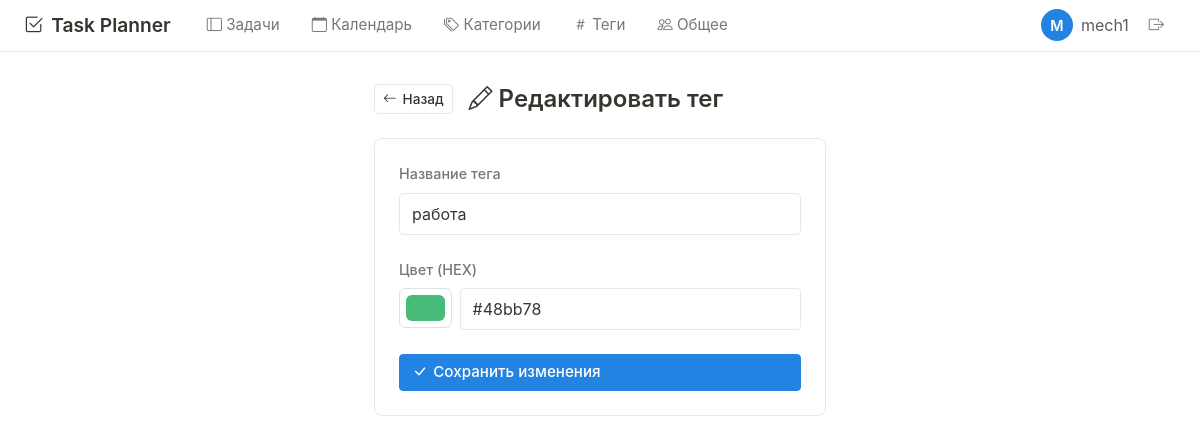
/tag/edit/2 (signed in), run on the app's committed database.
### models.py (models this page shows, shortened)
class User(UserMixin, db.Model):
    __tablename__ = 'user'
    id = db.Column(db.Integer, primary_key=True)
    username = db.Column(db.String(80), unique=True, nullable=False)
    email = db.Column(db.String(120), unique=True, nullable=False)
    password_hash = db.Column(db.String(200), nullable=False)
    created_at = db.Column(db.DateTime, default=datetime.utcnow)
    avatar = db.Column(db.String(200), default='/static/default-avatar.png')
    tasks = db.relationship('Task', backref='owner', lazy=True,
                            foreign_keys='Task.user_id', cascade='all, delete-orphan')
    categories = db.relationship('Category', backref='user', lazy=True, cascade='all, delete-orphan')
    tags = db.relationship('Tag', backref='user', lazy=True, cascade='all, delete-orphan')
    shared_tasks = db.relationship('Task', secondary=task_shared, lazy='subquery',
                                   backref=db.backref('shared_with', lazy=True))

class Tag(db.Model):
    __tablename__ = 'tag'
    id = db.Column(db.Integer, primary_key=True)
    name = db.Column(db.String(30), nullable=False)
    color = db.Column(db.String(7), default='#48bb78')
    user_id = db.Column(db.Integer, db.ForeignKey('user.id'), nullable=False)
    created_at = db.Column(db.DateTime, default=datetime.utcnow)
    tasks = db.relationship('Task', secondary=task_tags, lazy='subquery',
                            backref=db.backref('tags', lazy=True))
    __table_args__ = (db.UniqueConstraint('name', 'user_id', name='unique_tag_per_user'),)

### app.py (the view, shortened to what this page needs)
@app.route('/tag/edit/<int:id>', methods=['GET', 'POST'])
@login_required
def edit_tag(id):
    tag = Tag.query.get_or_404(id)
    if tag.user_id != current_user.id:
        abort(403)
    form = TagForm(obj=tag)
    return render_template('tag/edit.html', form=form, tag=tag)

### forms.py
class TagForm(FlaskForm):
    name = StringField('Название тега', validators=[DataRequired(), Length(max=30)])
    color = StringField('Цвет (HEX)', validators=[DataRequired(), Length(max=7)], default='#48bb78')

### app.py (called while the page is built)
@login_manager.user_loader
def load_user(user_id):
    return User.query.get(int(user_id))

@app.context_processor
def inject_now():
    return {'now': datetime.now().date()}

### templates/tag/edit.html (shortened to what this page needs)
{% extends "base.html" %}
{% block content %}
<div class="notion-container" style="max-width: 500px;">
    <div class="d-flex align-items-center gap-3 mb-4">
        <a href="{{ url_for('list_tags') }}" class="notion-btn notion-btn-sm">
            <i class="bi bi-arrow-left"></i> Назад
        </a>
        <h1 class="notion-h2 mb-0">
            <i class="bi bi-pencil"></i> Редактировать тег
        </h1>
    </div>
    <div class="notion-card">
        <form method="POST">
            <div class="notion-form-group">
                <label class="notion-label">{{ form.name.label }}</label>
                {{ form.name(class="notion-input") }}
            </div>
            <div class="notion-form-group">
                <label class="notion-label">{{ form.color.label }}</label>
                <div class="d-flex gap-2">
                    <input type="color" name="{{ form.color.name }}" value="{{ form.color.data }}" class="form-control form-control-color" style="width: 60px; height: 40px;">
                    {{ form.color(class="notion-input") }}
                </div>
            </div>
            <button type="submit" class="notion-btn notion-btn-primary w-100">
                <i class="bi bi-check-lg"></i> Сохранить изменения
            </button>
        </form>
    </div>
</div>
{% endblock %}

### templates/base.html (shortened to what this page needs)
<!DOCTYPE html>
<html lang="ru">
<head>
    <link rel="stylesheet" href="https://cdn.jsdelivr.net/npm/bootstrap-icons@1.11.0/font/bootstrap-icons.css">
    <link href="https://cdn.jsdelivr.net/npm/bootstrap@5.3.0/dist/css/bootstrap.min.css" rel="stylesheet">
    <link href="https://cdnjs.cloudflare.com/ajax/libs/fullcalendar/6.1.10/index.global.min.css" rel="stylesheet">
    <link rel="stylesheet" href="{{ url_for('static', filename='style.css') }}">
</head>
<body>
    <nav class="notion-navbar">
        <div class="d-flex justify-content-between align-items-center">
            <div class="d-flex align-items-center gap-4">
                <a href="{{ url_for('index') }}" class="notion-logo">
                    <i class="bi bi-check2-square"></i>
                    Task Planner
                </a>
                {% if current_user.is_authenticated %}
                <div class="d-flex gap-2">
                    <a href="{{ url_for('dashboard') }}" class="notion-nav-link {% if request.endpoint == 'dashboard' %}active{% endif %}">
                        <i class="bi bi-layout-sidebar"></i> Задачи
                    </a>
                    <a href="{{ url_for('calendar') }}" class="notion-nav-link {% if request.endpoint == 'calendar' %}active{% endif %}">
                        <i class="bi bi-calendar"></i> Календарь
                    </a>
                    <a href="{{ url_for('list_categories') }}" class="notion-nav-link {% if request.endpoint == 'list_categories' %}active{% endif %}">
                        <i class="bi bi-tags"></i> Категории
                    </a>
                    <a href="{{ url_for('list_tags') }}" class="notion-nav-link {% if request.endpoint == 'list_tags' %}active{% endif %}">
                        <i class="bi bi-hash"></i> Теги
                    </a>
                    <a href="{{ url_for('shared_with_me') }}" class="notion-nav-link {% if request.endpoint == 'shared_with_me' %}active{% endif %}">
                        <i class="bi bi-people"></i> Общее
                    </a>
                </div>
                {% endif %}
            </div>
            <div class="d-flex align-items-center gap-3">
                {% if current_user.is_authenticated %}
                <div class="d-flex align-items-center gap-2">
                    <span class="avatar">
                        {{ current_user.username[0]|upper }}
                    </span>
                    <span class="text-muted">{{ current_user.username }}</span>
                    <a href="{{ url_for('logout') }}" class="notion-nav-link" title="Выйти">
                        <i class="bi bi-box-arrow-right"></i>
                    </a>
                </div>
                {% else %}
                <a href="{{ url_for('login') }}" class="notion-nav-link">Вход</a>
                <a href="{{ url_for('register') }}" class="notion-btn notion-btn-primary">Регистрация</a>
                {% endif %}
            </div>
        </div>
    </nav>
    {% block content %}{% endblock %}
</body>
</html>

### static/style.css (style rules this page uses)
:root { --notion-bg: #ffffff; --notion-text: #37352f; --notion-text-light: #787774; --notion-border: #e9e9e7; --notion-hover: #efefef; --notion-blue: #2383e2; --notion-green: #0ba35c; --notion-yellow: #f0b400; --notion-red: #e03e3e; --notion-purple: #8a5cf5; --notion-gray: #9b9a97; --notion-bg-gray: #f7f6f3; --shadow-sm: 0 1px 3px rgba(0,0,0,0.05), 0 1px 2px rgba(0,0,0,0.1); --shadow-md: 0 4px 6px -1px rgba(0,0,0,0.1), 0 2px 4px -1px rgba(0,0,0,0.06); }
* { margin: 0; padding: 0; box-sizing: border-box; }
body { font-family: -apple-system, BlinkMacSystemFont, 'Segoe UI', Helvetica, 'Apple Color Emoji', Arial, sans-serif; background-color: var(--notion-bg); color: var(--notion-text); line-height: 1.5; font-size: 16px; }
.notion-navbar { background-color: var(--notion-bg); border-bottom: 1px solid var(--notion-border); padding: 8px 24px; position: sticky; top: 0; z-index: 100; backdrop-filter: blur(8px); background-color: rgba(255, 255, 255, 0.9); }
.notion-logo { font-weight: 600; font-size: 1.2rem; color: var(--notion-text); text-decoration: none; display: flex; align-items: center; gap: 8px; }
.notion-nav-link { color: var(--notion-text-light); text-decoration: none; padding: 6px 12px; border-radius: 4px; font-size: 0.95rem; transition: all 0.2s; }
.notion-container { max-width: 1200px; margin: 0 auto; padding: 32px 24px; }
.notion-card { background-color: var(--notion-bg); border: 1px solid var(--notion-border); border-radius: 8px; padding: 24px; margin-bottom: 16px; transition: box-shadow 0.2s; }
.notion-h2 { font-size: 1.5rem; font-weight: 600; margin-bottom: 1rem; }
.notion-btn { display: inline-flex; align-items: center; gap: 6px; padding: 6px 12px; background-color: transparent; border: 1px solid var(--notion-border); border-radius: 4px; color: var(--notion-text); font-size: 0.95rem; font-weight: 500; cursor: pointer; transition: all 0.2s; text-decoration: none; }
.notion-btn-primary { background-color: var(--notion-blue); border-color: var(--notion-blue); color: white; }
.notion-btn-sm { padding: 4px 8px; font-size: 0.85rem; }
.notion-form-group { margin-bottom: 24px; }
.notion-label { display: block; margin-bottom: 8px; font-size: 0.9rem; font-weight: 500; color: var(--notion-text-light); }
.notion-input, .notion-textarea, .notion-select { width: 100%; padding: 8px 12px; background-color: var(--notion-bg); border: 1px solid var(--notion-border); border-radius: 4px; font-size: 1rem; color: var(--notion-text); transition: border-color 0.2s; }
.avatar { width: 32px; height: 32px; border-radius: 50%; background-color: var(--notion-blue); color: white; display: flex; align-items: center; justify-content: center; font-weight: 600; font-size: 0.9rem; }
.text-muted { color: var(--notion-text-light); }
.mb-4 { margin-bottom: 2rem; }

### data on the page
User: username "M", username "mech1"
Tag: name "работа", color "#48bb78"
